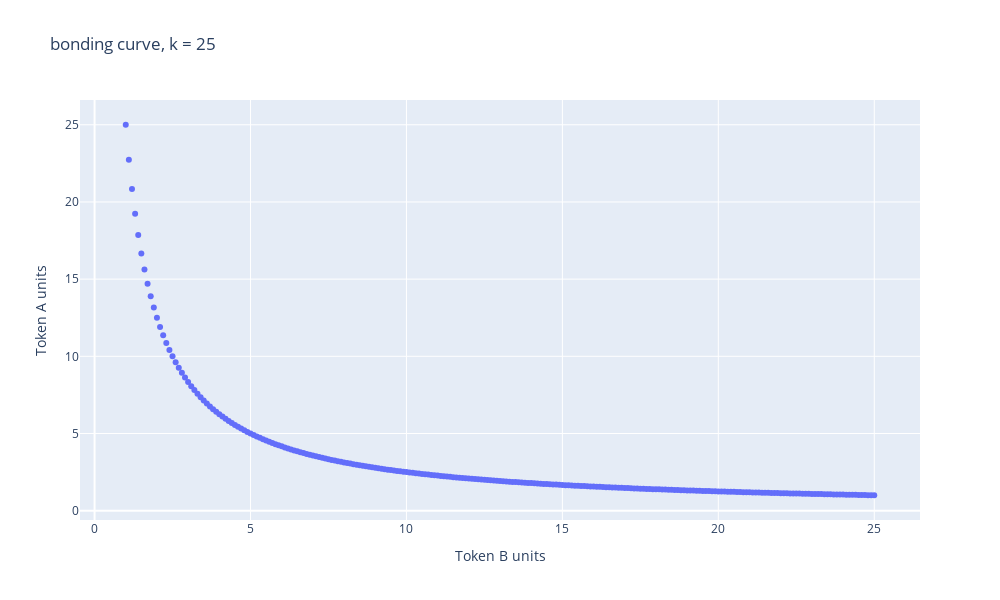

Here is the notebook cell this chart was saved with:
### Markdown cell above
# Impermanent Loss for Simplified AMM

Asset prices on DEXes can differ from CEXes due to different pricing mechanisms, presenting arbitrage opportunities. Post-arbitrage, the value of the pair held in a DEX pool can be lower than holding it off-chain. The percentage difference is known as "impermanent loss" (IL). We explain and model impermanent loss over a simplified AMM pool. 

## Background

#### Constant Product
DEXes, or decentralized exchanges, do not rely on order books to determine asset prices. Instead the largest DEXes such as Uniswap, Curve are AMMs (automated market makers) that rely on a constant product bonding curve, where two or more tokens are deposited into a pool and the price of each token depends on the ratio of their units denominated in the other. This ratio updates as tokens are swapped and liquidity is deposited/withdrawn.

We plot the bonding curve of a simplified pool with following parameters:
- 5 units of Token A
- 5 units of Token B
- constant product of 25
- no fees

### Code cell
# px.scatter(x=np.geomspace(1,25), y=25/np.geomspace(1,25), title='bonding curve, k = 25')
fig = px.scatter(
    x=np.arange(1,25.1,0.1), 
    y=25/np.arange(1,25.1,0.1), 
    title='bonding curve, k = 25', 
    labels={ 
        "x": "Token B units",  
        "y": "Token A units"
    },
    width=1000, 
    height=600,
)
fig.show()

### Figure 1 — Plotly figure (JSON) as saved in the notebook; plotly's stock layout.template omitted (floating-point values rounded to 4 significant figures; data arrays with more than 128 entries replaced by an {"elided": "..."} marker saying what was removed)
{"data": [{"hovertemplate": "Token B units=%{x}<br>Token A units=%{y}<extra></extra>", "legendgroup": "", "marker": {"color": "#636efa", "symbol": "circle"}, "mode": "markers", "name": "", "orientation": "v", "showlegend": false, "type": "scatter", "x": {"elided": "241 float values"}, "xaxis": "x", "y": {"elided": "241 float values"}, "yaxis": "y"}], "layout": {"height": 600, "legend": {"tracegroupgap": 0}, "title": {"text": "bonding curve, k = 25"}, "width": 1000, "xaxis": {"anchor": "y", "autorange": true, "domain": [0, 1], "range": [-0.4669, 26.47], "title": {"text": "Token B units"}, "type": "linear"}, "yaxis": {"anchor": "x", "autorange": true, "domain": [0, 1], "range": [-0.6032, 26.6], "title": {"text": "Token A units"}, "type": "linear"}}}
